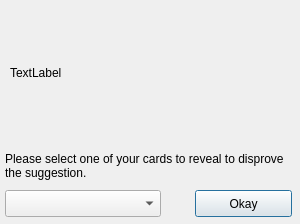
<?xml version="1.0" encoding="UTF-8"?>
<ui version="4.0">
 <class>handleSuggestionDialog</class>
 <widget class="QDialog" name="handleSuggestionDialog">
  <property name="windowModality">
   <enum>Qt::WindowModal</enum>
  </property>
  <property name="geometry">
   <rect>
    <x>0</x>
    <y>0</y>
    <width>300</width>
    <height>224</height>
   </rect>
  </property>
  <property name="windowTitle">
   <string>Dialog</string>
  </property>
  <widget class="QComboBox" name="cardSelectionBox">
   <property name="geometry">
    <rect>
     <x>5</x>
     <y>190</y>
     <width>156</width>
     <height>27</height>
    </rect>
   </property>
  </widget>
  <widget class="QLabel" name="suggestionInfo">
   <property name="geometry">
    <rect>
     <x>10</x>
     <y>20</y>
     <width>281</width>
     <height>106</height>
    </rect>
   </property>
   <property name="text">
    <string>TextLabel</string>
   </property>
   <property name="wordWrap">
    <bool>true</bool>
   </property>
  </widget>
  <widget class="QPushButton" name="okayButton">
   <property name="geometry">
    <rect>
     <x>195</x>
     <y>190</y>
     <width>97</width>
     <height>27</height>
    </rect>
   </property>
   <property name="text">
    <string>Okay</string>
   </property>
   <property name="default">
    <bool>true</bool>
   </property>
  </widget>
  <widget class="QLabel" name="label">
   <property name="geometry">
    <rect>
     <x>5</x>
     <y>145</y>
     <width>286</width>
     <height>41</height>
    </rect>
   </property>
   <property name="text">
    <string>Please select one of your cards to reveal to disprove the suggestion.</string>
   </property>
   <property name="wordWrap">
    <bool>true</bool>
   </property>
  </widget>
 </widget>
 <resources/>
 <connections/>
</ui>
